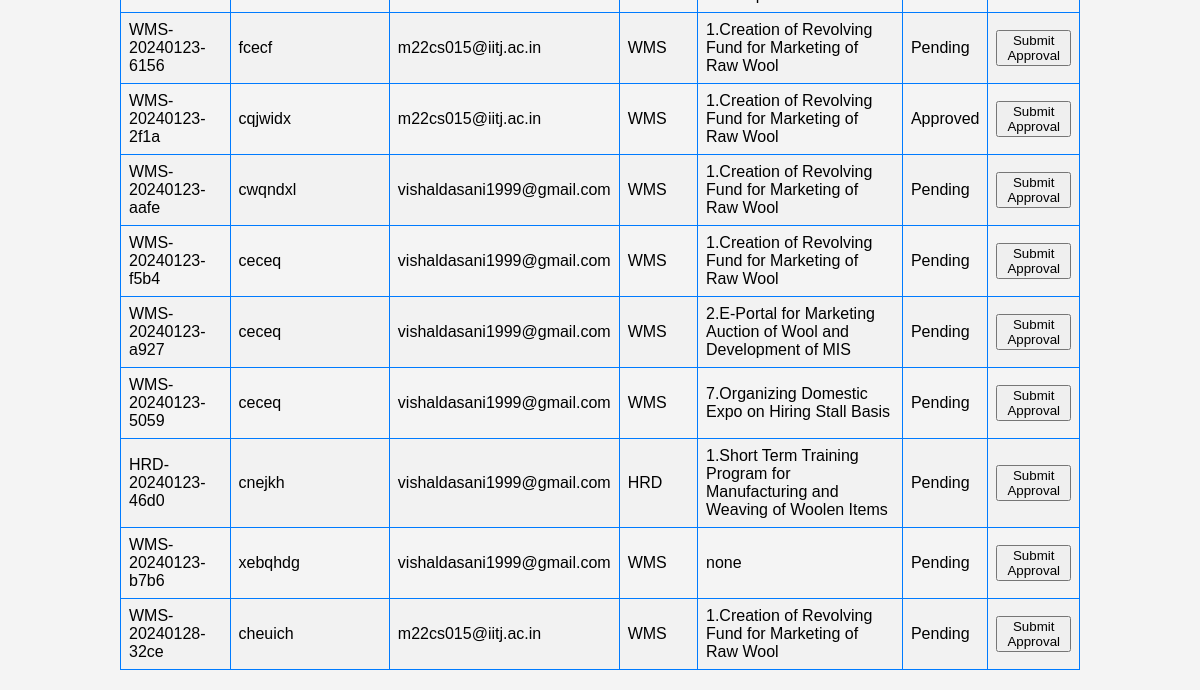
The app's page /staff_dashboard/all-proposals/ (signed in, lower part), older data.
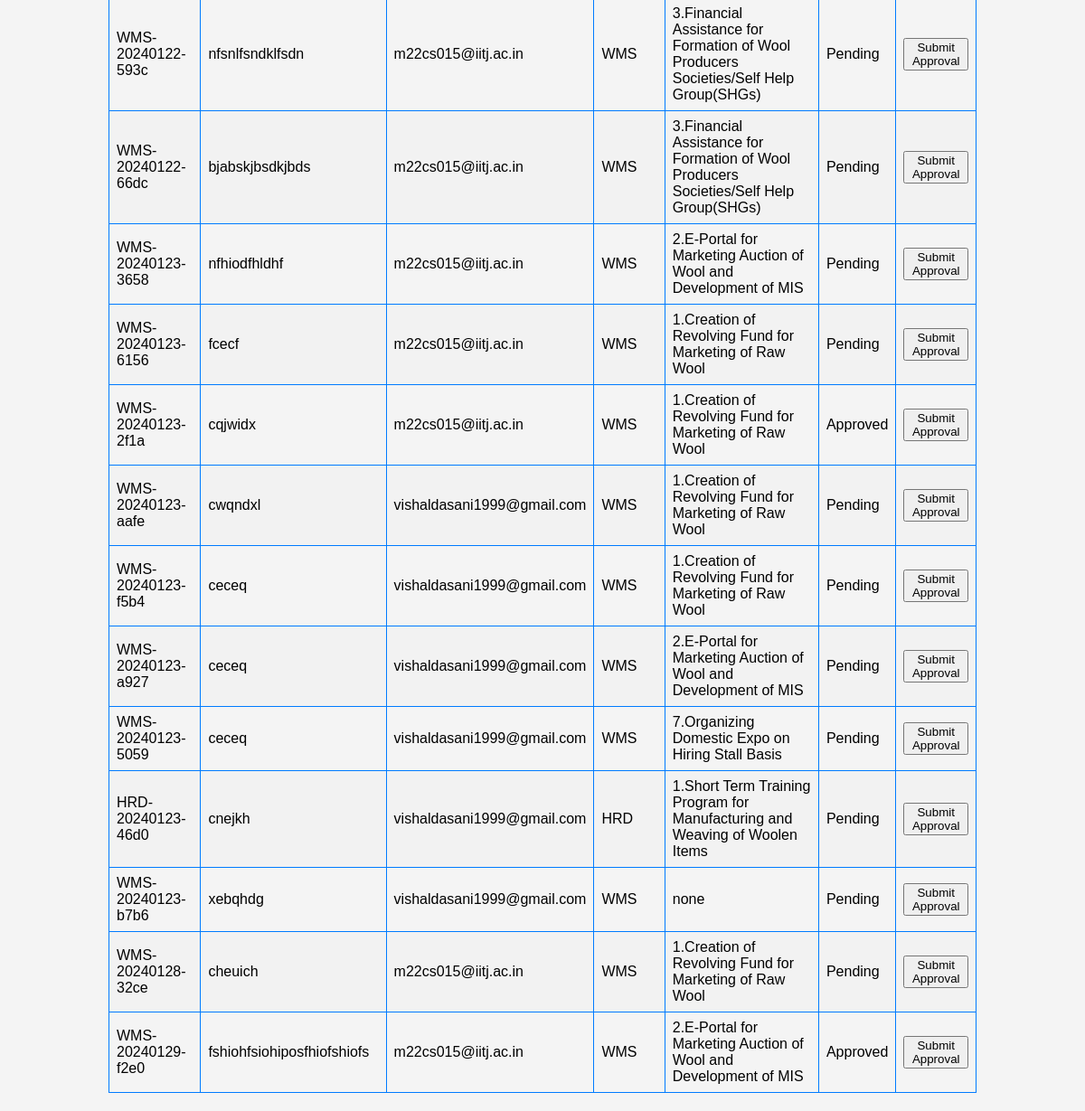
The same page, newer data.
### authapp/models.py (models this page shows, shortened)
class Proposal(models.Model):
    STATUS_CHOICES = [
        ('Pending', 'Pending'),
        ('Approved', 'Approved'),
        ('Completed', 'Completed'),
        ('Rejected', 'Rejected'),
        ('Resubmit','Resubmit')
    ]
    user = models.ForeignKey(settings.AUTH_USER_MODEL, on_delete=models.CASCADE)
    name_and_address = models.TextField()
    implementingAgencyState = models.CharField(max_length=100, blank=True, null=True)
    project_scheme = models.CharField(max_length=20)
    scheme_component = models.CharField(max_length=100)
    nature_of_applicant = models.CharField(max_length=50)
    other_nature = models.CharField(max_length=50, blank=True, null=True)
    brief_of_agency = models.TextField()
    objectives_of_project = models.TextField()
    brief_of_project = models.TextField()
    justification_of_project = models.TextField()
    methodology_of_project = models.TextField()
    expected_outcome = models.FileField(upload_to='excel_files/', blank=True, null=True)
    scenario_change = models.TextField()
    beneficiaries = models.FileField(upload_to='excel_files/', blank=True, null=True)
    mode_of_selection = models.TextField()
    component_wise_cost = models.FileField(upload_to='excel_files/', blank=True, null=True)
    component_wise_duration = models.FileField(upload_to='excel_files/', blank=True, null=True)
    location_of_project = models.CharField(max_length=100)
    associated_agency = models.TextField()
    bank_details = models.TextField()
    nodal_officer_details = models.TextField()
    other_info = models.TextField()
    status = models.CharField(max_length=20, choices=STATUS_CHOICES, default='Pending')
    total_fund_allocated = models.DecimalField(max_digits=20, decimal_places=2,blank=True,null=True)
    project_sanction_letter = models.FileField(upload_to='sanction_letters/',null=True)
    Approved_by=models.CharField(max_length=50,null=True,blank=True)
    project_report = models.FileField(upload_to='pdf_files/', blank=True, null=True)
    covering_letter = models.FileField(upload_to='pdf_files/', blank=True, null=True)
    unique_id = models.CharField(max_length=8, unique=True)
    created_at = models.DateTimeField(auto_now_add=True)
    total_duration = models.IntegerField(blank=True, null=True)
    goals = models.JSONField(default=dict)

class CustomUser(AbstractBaseUser, PermissionsMixin):
    AGENCY_NATURE_CHOICES = [
        ("Central Federations", "Central Federations"),
        ("State Federations", "State Federations"),
        ("Central Sheep & Wool Boards", "Central Sheep & Wool Boards"),
        ("State Sheep & Wool Boards", "State Sheep & Wool Boards"),
        ("UT Govt. Sheep & Wool Boards", "UT Govt. Sheep & Wool Boards"),
        ("UT Govt. Sheep & Wool Federations", "UT Govt. Sheep & Wool Federations"),
        ("State Govt. Corporations Federations", "State Govt. Corporations Federations"),
        ("Central Departments", "Central Departments"),
        ("State Departments", "State Departments"),
        ("UT Statutory Departments", "UT Statutory Departments"),
        ("Autonomous and Advisory Bodies Departments", "Autonomous and Advisory Bodies Departments"),
        ("State Cooperative Departments", "State Cooperative Departments"),
        ("UT Cooperative Departments", "UT Cooperative Departments"),
        ("Central Govt Cooperative Departments", "Central Govt Cooperative Departments"),
        ("Central Govt Animal Husbandry Department", "Central Govt Animal Husbandry Department"),
        ("State Govt. Animal Husbandry Department", "State Govt. Animal Husbandry Department"),
        ("UT Animal Husbandry Department", "UT Animal Husbandry Department"),
        ("State Industries Department", "State Industries Department"),
        ("Central Industries Department", "Central Industries Department"),
        ("UT Industries Department", "UT Industries Department"),
        ("Central Organizations", "Central Organizations"),
        ("State Organizations", "State Organizations"),
        ("UT Government Organizations", "UT Government Organizations"),
        ("Universities of State", "Universities of State"),
        ("Universities of Central Govt", "Universities of Central Govt"),
        ("Universities of UT", "Universities of UT"),
        ("Govt. marketing event organizers", "Govt. marketing event organizers"),
        ("Central Research & Development Institutions", "Central Research & Development Institutions"),
        ("State Research & Development Institutions", "State Research & Development Institutions"),
        ("UT Govts. Autonomous Research & Development Institutions", "UT Govts. Autonomous Research & Development Institutions"),
        ("Statutory Bodies Research & Development Institutions", "Statutory Bodies Research & Development Institutions"),
        ("Textiles Research Associations (TRAs)", "Textiles Research Associations (TRAs)"),
    ]
    is_staff = models.BooleanField(default=False)
    is_active = models.BooleanField(default=True)
    date_joined = models.DateTimeField(default=timezone.now)
    agency_name = models.CharField(max_length=100,blank=False,null=False,default="")
    agency_nature = models.CharField(
        max_length=100, choices=AGENCY_NATURE_CHOICES, default='Central Federations')
    registration_number = models.CharField(max_length=100, blank=True, null=True)
    address = models.TextField(default="",blank=False,null=False)
    pincode = models.CharField(max_length=10,blank=False,null=False,default="")
    contact_person_name = models.CharField(max_length=100,blank=False,null=False,default="")
    contact_person_designation = models.CharField(max_length=100,blank=False,null=False,default="")
    email = models.EmailField(_("email address"), unique=True,default="")
    contact_person_mobile = models.CharField(max_length=12,blank=False,null=False,default="")
    USERNAME_FIELD = "email"
    REQUIRED_FIELDS = []
    objects = CustomUserManager()
    def __str__(self):
        return self.email

### authapp/views.py (the view)
# urls.py: path('staff_dashboard/all-proposals/', views.all_proposal_details, name='all_proposal_details'),
@user_passes_test(lambda u: u.is_staff or u.is_superuser)
def all_proposal_details(request):
    proposals = Proposal.objects.all()
    return render(request, 'staff_template/admin_proposal_list.html', {'proposals': proposals})

### templates/staff_template/admin_proposal_list.html (shortened to what this page needs)
<!DOCTYPE html>
<html>
<head>
</head>
<body>
    <table>
        {% for proposal in proposals %}
            <tr>
                <td>{{ proposal.unique_id }}</td>
                <td>{{proposal.name_and_address}}</td>
                <td>{{proposal.user}}</td>
                <td>{{ proposal.project_scheme }}</td>
                <td>{{proposal.scheme_component}}</td>
                <td>{{ proposal.status }}</td>
                <td>
                    <form method="post" action="{% url 'authapp:submit_approval' proposal.unique_id %}">
                        <button type="submit" class="btn btn-primary">Submit Approval</button>
                    </form>
                </td>
            </tr>
        {% endfor %}
    </table>
</body>
</html>

Row changes from the older to the newer data that the page shows:
now on this page (row unchanged): Proposal: unique_id "WMS-20240122-593c", name_and_address "nfsnlfsndklfsdn", user "m22cs015@iitj.ac.in", project_scheme "WMS", scheme_component "3.Financial Assistance for Formation of Wool Producers Societies/Self Help Group(SHGs)", status "Pending"
now on this page (row unchanged): Proposal: unique_id "WMS-20240122-66dc", name_and_address "bjabskjbsdkjbds", user "m22cs015@iitj.ac.in", project_scheme "WMS", scheme_component "3.Financial Assistance for Formation of Wool Producers Societies/Self Help Group(SHGs)", status "Pending"
now on this page (row unchanged): Proposal: unique_id "WMS-20240123-3658", name_and_address "nfhiodfhldhf", user "m22cs015@iitj.ac.in", project_scheme "WMS", scheme_component "2.E-Portal for Marketing Auction of Wool and Development of MIS", status "Pending"
added Proposal: unique_id "WMS-20240129-f2e0", name_and_address "fshiohfsiohiposfhiofshiofs", user "m22cs015@iitj.ac.in", project_scheme "WMS", scheme_component "2.E-Portal for Marketing Auction of Wool and Development of MIS", status "Approved"
